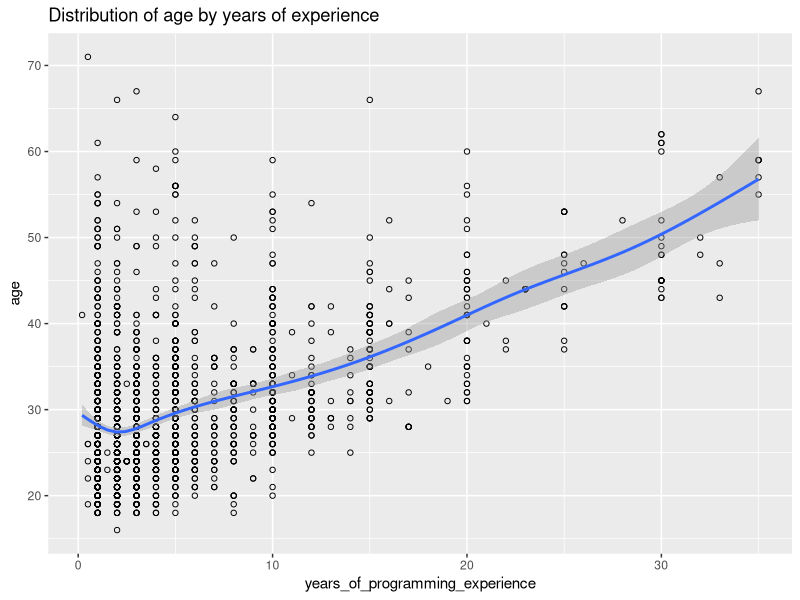
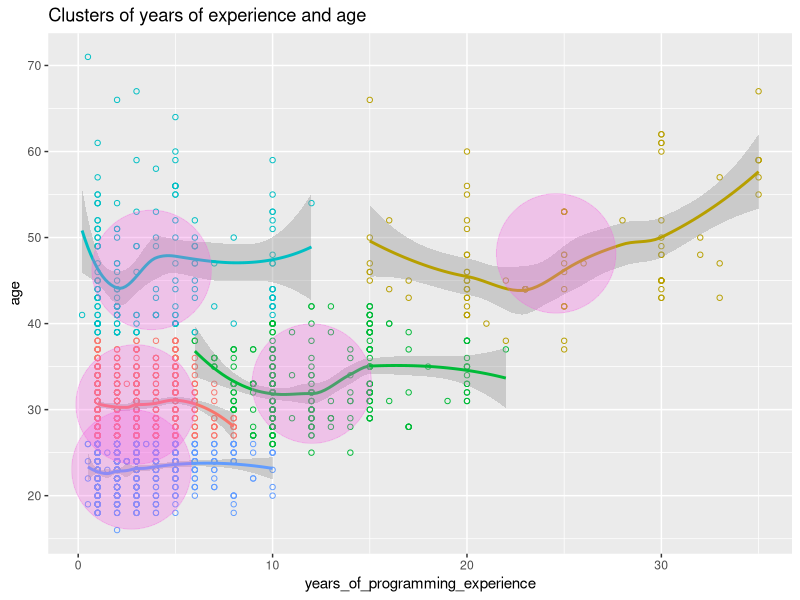
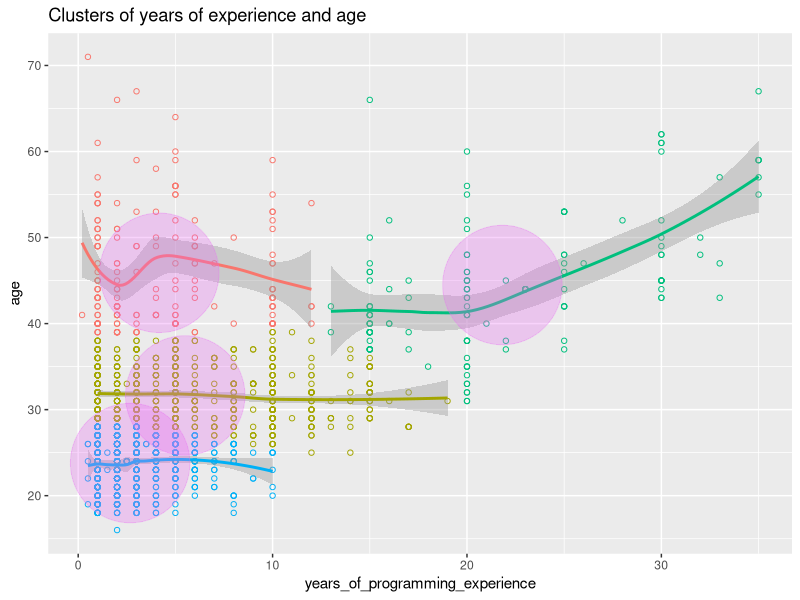
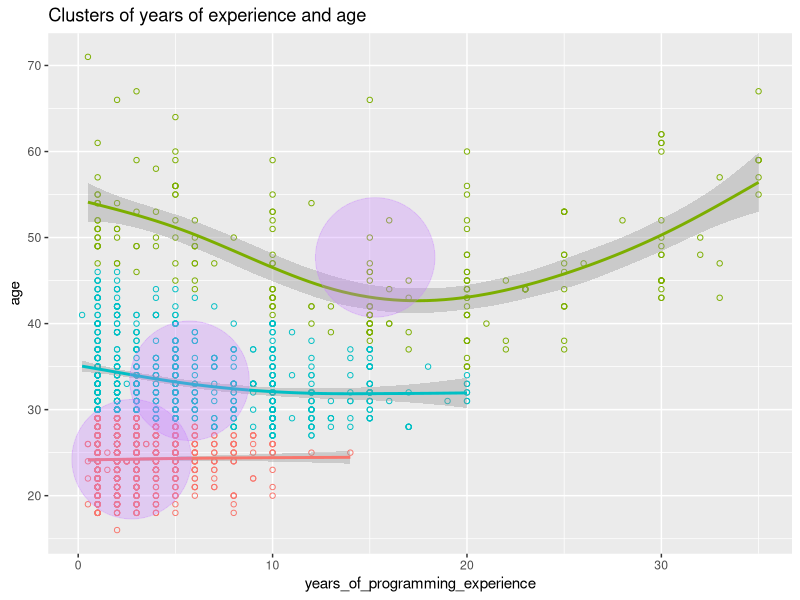
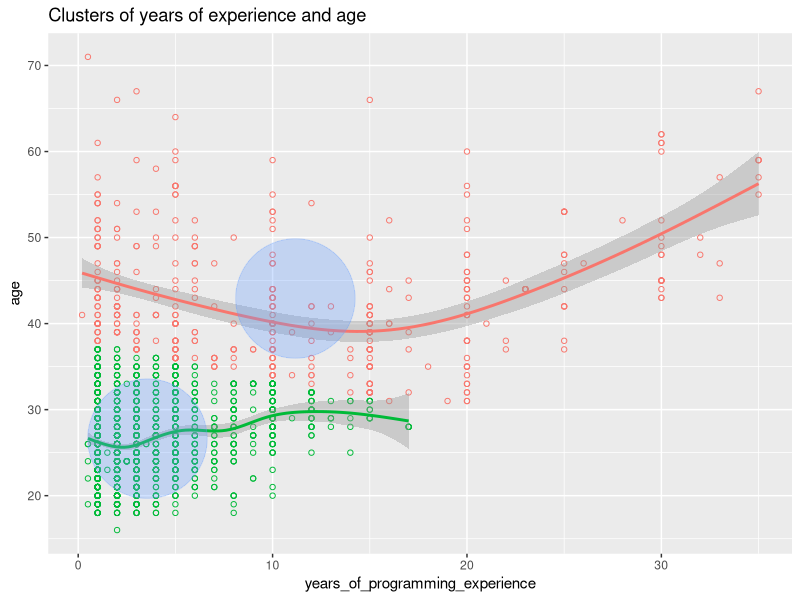
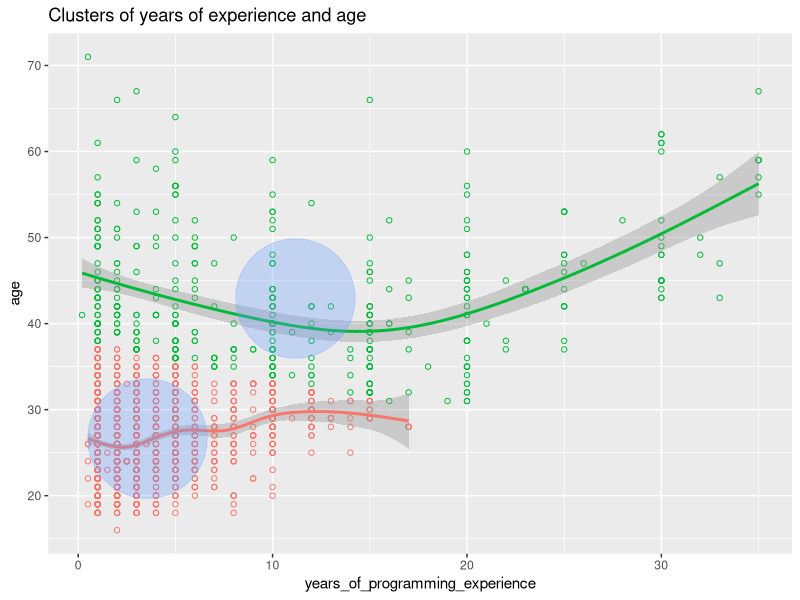

Reproduce these figures in R, in order.
## Demographics analysis

## Cluster analysis. Do we have meaningful clusters in which most workers are from the same profession?

install.packages('knitr', dependencies = TRUE)
library(knitr)
library(ggplot2)


setwd("C://Users//chris//OneDrive//Documentos//GitHub//programmerDemographics//WorkerCategorizationAnalysis");
data_all <- read.csv("demographics_data.csv",header = TRUE,sep=",");

data <- cbind(data_all$Years.Programming,data_all$Worker.Age);
colnames(data)<-c("years_of_programming_experience","age");
dataf = data.frame(data)
#head(dataf)

#First I need to look at the outliers or invalid values
#Invalid age and invalid years of experience

#Remove rows with not available data
dataf <- dataf [rowSums(is.na(data))==0,]

#Remove Invalid age and invalid years of experience
dataf <- dataf [!dataf$years_of_programming_experience <0,]
dataf <- dataf [!dataf$age <0,]

#Remove people with no experience in programming
dataf <- dataf [!dataf$years_of_programming_experience ==0,]

#Remove people who whose age and experience are 
dataf <- dataf [!(dataf$age - dataf$years_of_programming_experience) <10,]

#Remove outliers
dataf <- dataf [!dataf$years_of_programming_experience >40,]
dataf <- dataf [!dataf$age >80,]


summary(dataf);
cat("number of workers:",length(dataf[,1]));

## Plotting and regression curve
ggplot(dataf, aes(x=years_of_programming_experience, y=age)) +
  geom_point(shape=1) +    # Use hollow circles
  geom_smooth() +            # Add a loess smoothed fit curve with confidence region
  ggtitle("Distribution of age by years of experience")

#People seemed to bucket their experiences in multiples of 5.


########## Clustering

# Function computes N clusters and plot a chart with them
plotKMeansClusters<- function(numberOfClusters){
  ## Clustering in three 
  (cl <- kmeans(dataf,numberOfClusters))
  
  dataf$cluster=factor(cl$cluster)
  centers=as.data.frame(cl$centers)
  
  #Looking at the clusters with size diameter 15.
  ggplot(dataf, aes(x=years_of_programming_experience, y=age, color=cluster)) +
    geom_point(shape=1) +    # Use hollow circles
    geom_smooth() + # Add a loess smoothed fit curve with confidence region
    geom_point(data=centers, aes(x=years_of_programming_experience,y=age, color='Center'), size=40, alpha=.3)+
    ggtitle("Clusters of years of experience and age")+
    guides(color=FALSE);
  
}

#What happens if we divide workers for 5 clusters, which is the number of professions?
plotKMeansClusters(5)
#We can see a lot of superposition of clusters. So, we look at fewer numbers

plotKMeansClusters(4)
plotKMeansClusters(3)
plotKMeansClusters(2)

(cl <- kmeans(dataf,2))

dataf$cluster=factor(cl$cluster)
centers=as.data.frame(cl$centers)

#Looking at the clusters with size diameter 15.
ggplot(dataf, aes(x=years_of_programming_experience, y=age, color=cluster)) +
  geom_point(shape=1) +    # Use hollow circles
  geom_smooth() + # Add a loess smoothed fit curve with confidence region
  geom_point(data=centers, aes(x=years_of_programming_experience,y=age, color='Center'), size=40, alpha=.3)+
  ggtitle("Clusters of years of experience and age")+
  guides(color=FALSE);


#Only with two clusters we circles do not superpose. 
#Interpreting that, we would have two large groups of workers. People above 35 years old with a wide spread of 
#programming experience. While people below 35 concentrated from 1 to 15 years of programming experience.

#Do these clusters map to professions?
## Can we predict profession based on attributes of Age and YoE: